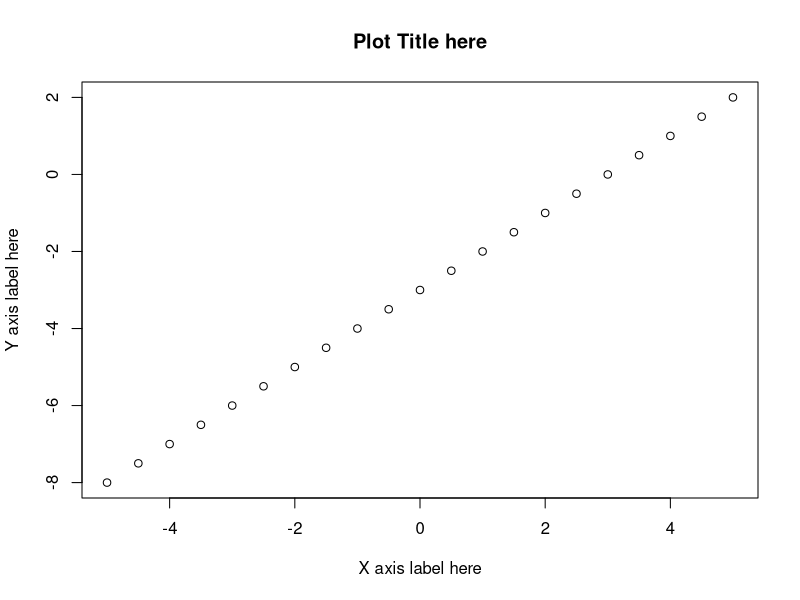
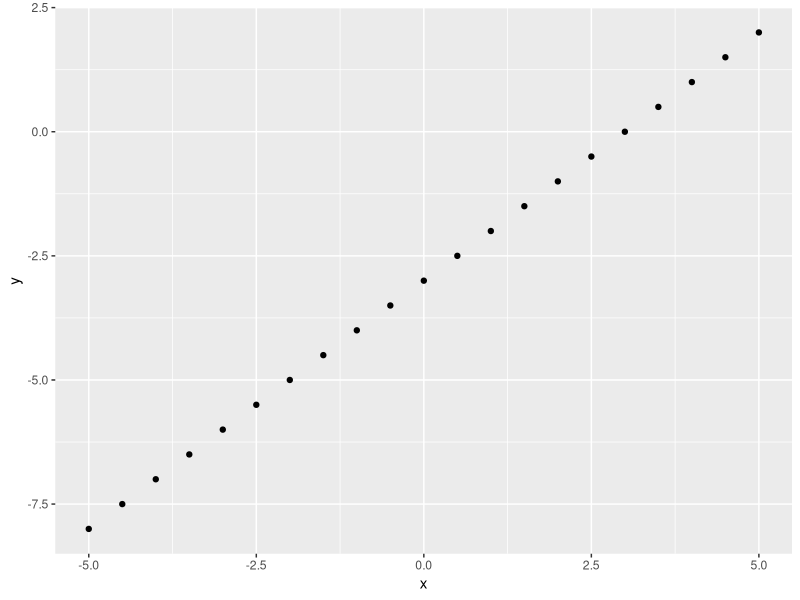
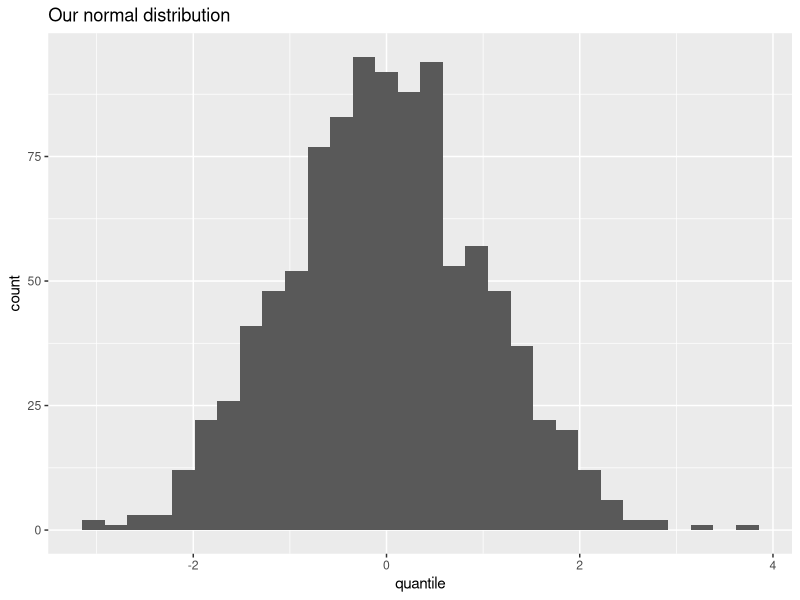
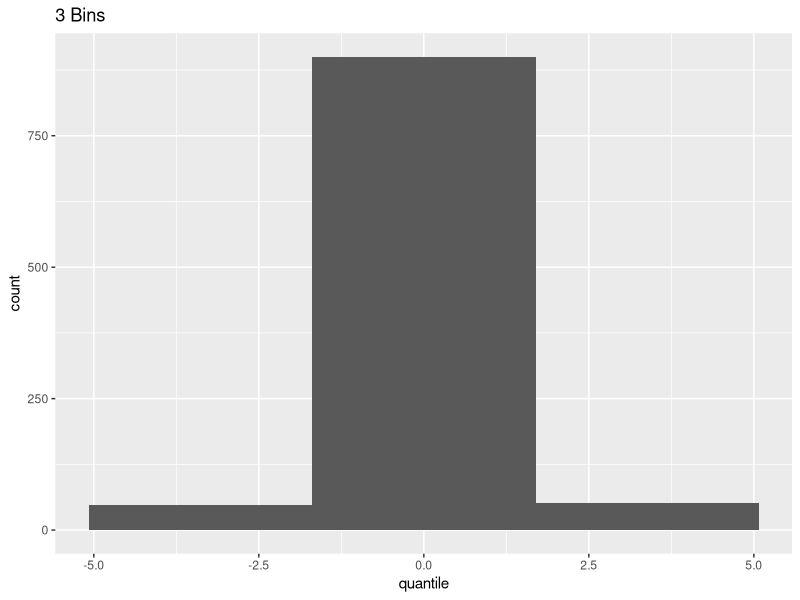
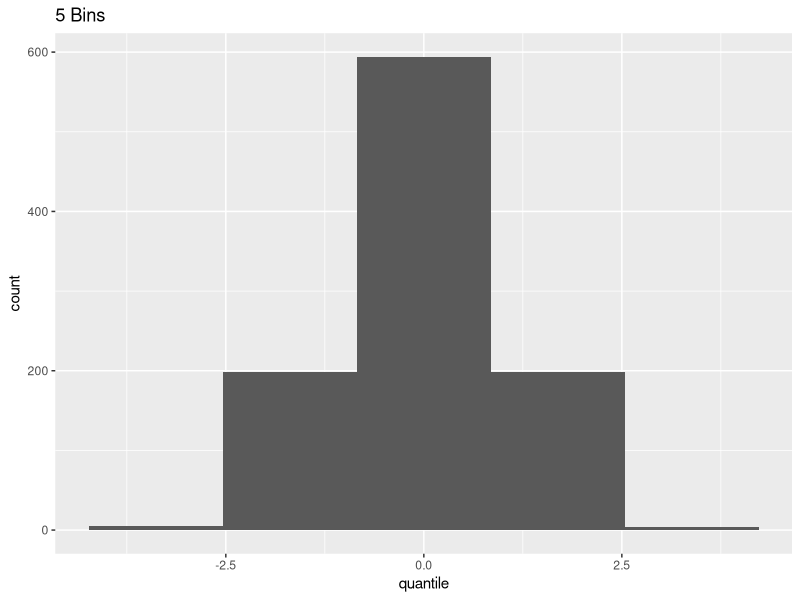
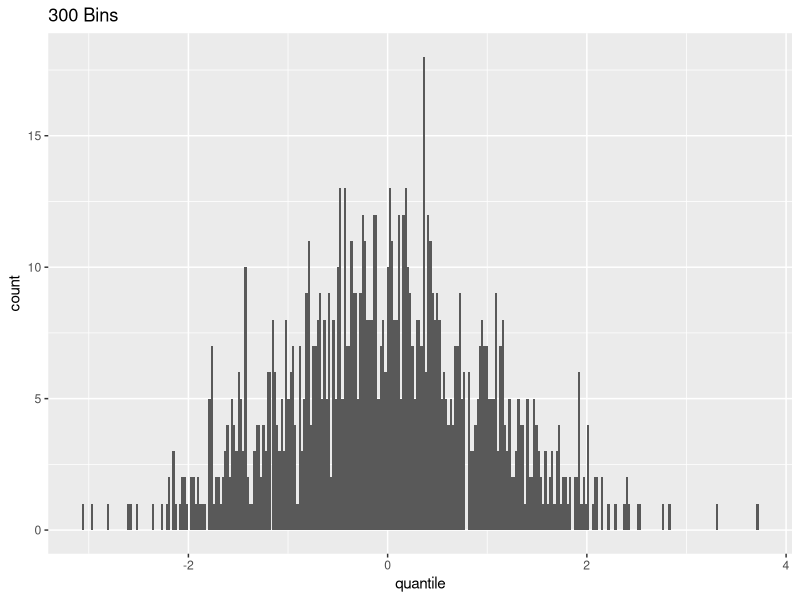
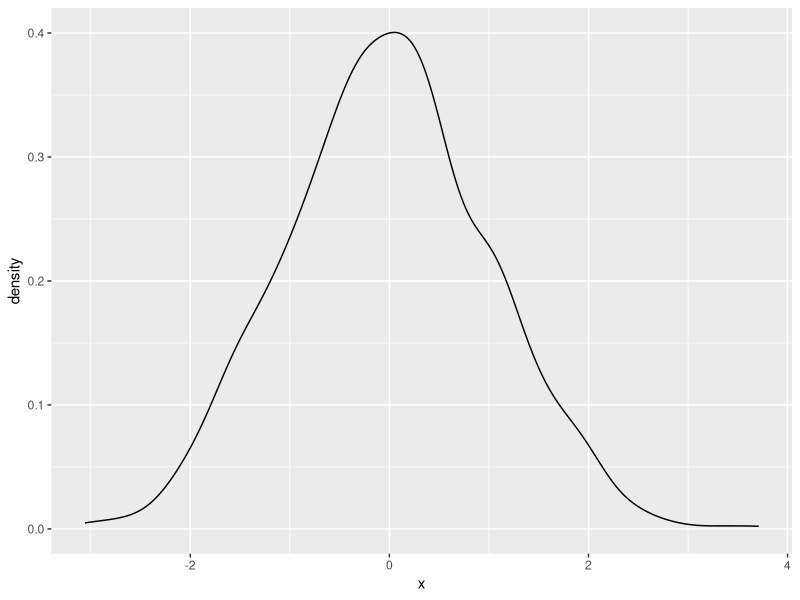
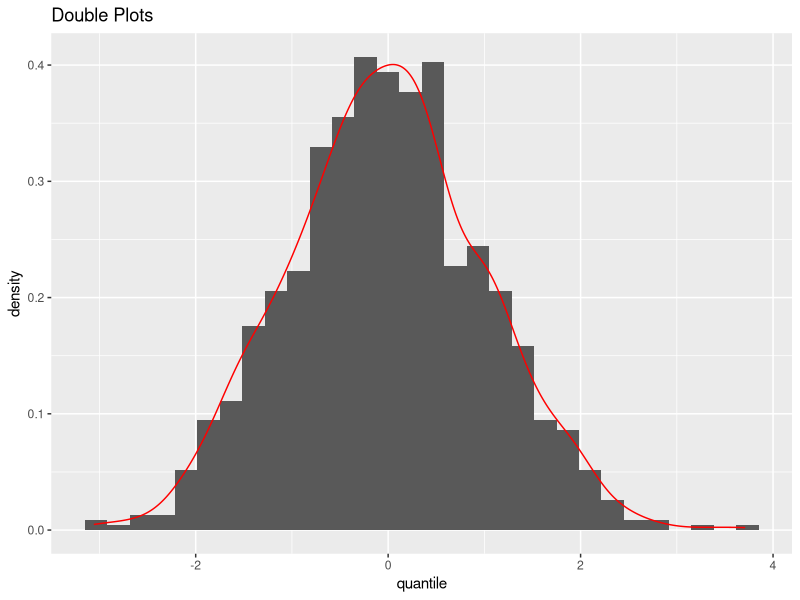

The R script that drew these images, in order:
## ---- chunk 1
x <- seq(5, 20, length.out = 10)
x[3]
## ---- chunk 2
x <- matrix(1:9, nrow = 3)
x[2,2]

x[2,]

x[,2]
## ---- chunk 3
x <- data.frame("numbers" = 1:10, "letters" = letters[1:10])
x$numbers
## ---- chunk 4
which(x$numbers > 5)

which(x$letters == "a")
## ---- chunk 5
which.max(x$numbers)
which.min(x$numbers)
## ---- chunk 6
true_and_false <- x$numbers > 5
for(i in 1:length(x$numbers)){
  if(true_and_false[i] == TRUE){
    print(x$numbers[i])
  }
}

#OR

x$numbers[x$numbers > 5]
## ---- chunk 7
iris_subset <- iris[iris$Species == "setosa" & iris$Sepal.Length > iris$Sepal.Width[order(iris$Sepal.Width)][10] * 2, 1:3]
head(iris_subset)
## ---- chunk 8
x <- 1:10
x[x %in% 4:7]

#Same as

x[x == 4 | x == 5 | x == 6 | x == 7]
## ---- chunk 9
x[4:7 %in% x]
## ---- chunk 10
x <- seq(-5, 5, by = 0.5) 
y <- x - 3
plot(x, y, 
     xlab = "X axis label here", 
     ylab = "Y axis label here", 
     main = "Plot Title here")
## ---- chunk 11
library(ggplot2)

x <- seq(-5, 5, by = 0.5) 
y <- x - 3
df <- data.frame(x,y)
ggplot(df,aes(x,y))+geom_point()
## ---- chunk 12
df <- data.frame(x = rnorm(1000))
ggplot(df,aes(x))+geom_histogram()+
  labs(x = "quantile",y = "count",title = "Our normal distribution")
## ---- chunk 13
ggplot(df,aes(x))+geom_histogram(bins=3)+
  labs(x="quantile",y="count",title="3 Bins")

ggplot(df,aes(x))+geom_histogram(bins=5)+
  labs(x="quantile",y="count",title="5 Bins")

ggplot(df,aes(x))+geom_histogram(bins=300)+
  labs(x="quantile",y="count",title="300 Bins")
## ---- chunk 14
x <- rnorm(1000, mean = 0,sd = 1)
ggplot(df,aes(x)) + geom_density()
## ---- chunk 15
#purple plot instructions here
## ---- chunk 16
ggplot(df,aes(x))+
  geom_histogram(aes(y=stat(density)),bins=30)+
  geom_density(color="red")+
  labs(x="quantile",y="density",title="Double Plots")
## ---- chunk 17
dnorm(0,mean = 0,sd = 1)
dnorm(2,mean = 0,sd = 1)
dnorm(-1,mean = 0,sd = 1)
## ---- chunk 18
df <- data.frame(x=seq(-3,3,0.1),d=dnorm(seq(-3,3,0.1)))
ggplot(df,aes(x,d))+geom_point()
## ---- chunk 19
pnorm(0,mean = 0,sd = 1)
pnorm(2,mean = 0,sd = 1)
pnorm(-1,mean = 0,sd = 1)
## ---- chunk 20
df$p <- pnorm(df$x)
ggplot(df) + geom_point(aes(x,d), color="red") + geom_point(aes(x,p), color="blue")
## ---- chunk 21


## ---- chunk 22
qnorm(0.5,mean = 0,sd = 1)
qnorm(pnorm(0.5),mean = 0,sd = 1)
## ---- chunk 23
rbinom(n=1, size = 10, prob = 0.3)
dbinom(4, size=10, prob=0.5)
getwd()
## ---- chunk 24
normVals <- dnorm(seq(-3,3,length.out = 100),mean=0,sd=1)
binomVals <- dbinom(1:100,size=100,prob=0.5)

#standard the values to min of 0 and max of 1
normVals <- (normVals-min(normVals))/(max(normVals)-min(normVals))
binomVals <- (binomVals-min(binomVals))/(max(binomVals)-min(binomVals))

df <- data.frame(xNorm=seq(-3,3,length.out = 100),normVals,xBinom=1:100,binomVals)

ggplot(df) + geom_line(aes(xNorm,normVals),color="red") +
  geom_point(aes(xNorm,binomVals),color="blue")+
  labs(x="X-Value",y="Density")
## ---- chunk 25
#first plot - compare poptotal and area
## ---- chunk 26
library(ggplot2)
library(cowplot)
theme_set(theme_cowplot())

ggplot(midwest, aes(area, poptotal)) + geom_point()
## ---- chunk 27
#interesting, there seems to be one clear outlier, let's find out it's name and label it
  #1 - get the name of the county with population over 4e+6
  #2 - create a new column of the data frame called "plot_labels", every element will be NA
  #3 - change the value of plot_labels at the index of the county determined in #1 to the name of the county
  #4 - convert the inmetro column to a factor data type
  #5 - create the below plot, possibly using geom_label (https://ggplot2.tidyverse.org/reference/geom_text.html),
  #    and color = ..., and labs()
  
#while not included here for simplicity, you add on geom_smooth to see a linear interpolation
## ---- chunk 28
big_county <- midwest$county[midwest$poptotal > 4e+6]
midwest_plot <- data.frame(midwest)
midwest_plot$plot_labels <- NA
midwest_plot$plot_labels[midwest$poptotal > 4e+6] <- big_county
midwest_plot$inmetro <- as.factor(midwest$inmetro)

ggplot(midwest_plot, aes(area, poptotal, color = inmetro, label = plot_labels)) + geom_point() + geom_text() +
  labs(x = "Area", y = "Population Total", color = "In Metro Area")
## ---- chunk 29
#let's switch over to boxplots
  #1 - subset the midwest data frame, removing labeled county above and all counties with population less than the 10th percentile of total population
  #2 - create a new column that indicates whether perccollege is over 20
  #3 - finally, make the plot below
## ---- chunk 30
midwest_plot <- data.frame(midwest)
midwest_plot <- midwest_plot[!(midwest$county == big_county | midwest$poptotal < quantile(midwest$poptotal, 0.1)),]
midwest_plot$college <- 0
midwest_plot$college[midwest_plot$percollege > 20] <- 1
midwest_plot$college <- as.factor(midwest_plot$college)

ggplot(midwest_plot, aes(state, poptotal, fill = college)) + geom_boxplot() + 
  labs(x = "State", y = "Total Population", fill = "% College > 20") +
  scale_fill_discrete(labels = c("no", "yes"))


